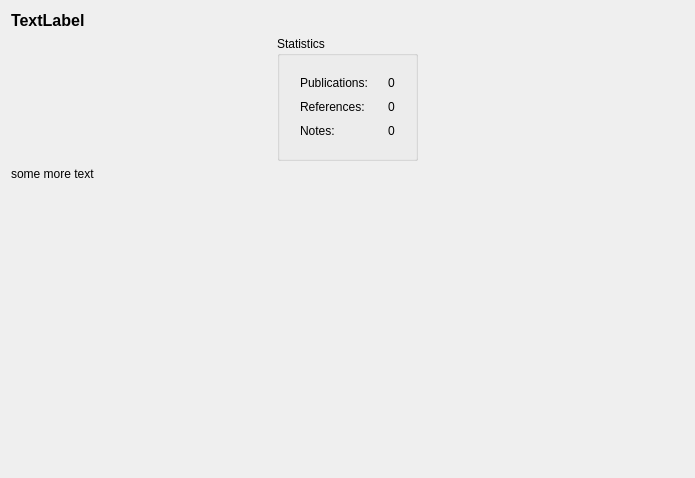
<?xml version="1.0" encoding="UTF-8"?>
<ui version="4.0">
 <class>WelcomeWidget</class>
 <widget class="QWidget" name="WelcomeWidget">
  <property name="geometry">
   <rect>
    <x>0</x>
    <y>0</y>
    <width>695</width>
    <height>478</height>
   </rect>
  </property>
  <property name="windowTitle">
   <string>Form</string>
  </property>
  <layout class="QVBoxLayout" name="verticalLayout">
   <item>
    <widget class="QLabel" name="labelTitle">
     <property name="font">
      <font>
       <pointsize>12</pointsize>
       <weight>75</weight>
       <bold>true</bold>
      </font>
     </property>
     <property name="text">
      <string>TextLabel</string>
     </property>
    </widget>
   </item>
   <item>
    <layout class="QHBoxLayout" name="horizontalLayout">
     <item>
      <spacer name="horizontalSpacer">
       <property name="orientation">
        <enum>Qt::Horizontal</enum>
       </property>
       <property name="sizeHint" stdset="0">
        <size>
         <width>40</width>
         <height>20</height>
        </size>
       </property>
      </spacer>
     </item>
     <item>
      <widget class="QGroupBox" name="groupBox">
       <property name="font">
        <font>
         <pointsize>9</pointsize>
        </font>
       </property>
       <property name="title">
        <string>Statistics</string>
       </property>
       <layout class="QFormLayout" name="formLayout">
        <property name="horizontalSpacing">
         <number>20</number>
        </property>
        <property name="verticalSpacing">
         <number>10</number>
        </property>
        <property name="margin">
         <number>20</number>
        </property>
        <item row="0" column="0">
         <widget class="QLabel" name="label_2">
          <property name="text">
           <string>Publications:</string>
          </property>
         </widget>
        </item>
        <item row="0" column="1">
         <widget class="QLabel" name="labelPublications">
          <property name="text">
           <string>0</string>
          </property>
         </widget>
        </item>
        <item row="1" column="0">
         <widget class="QLabel" name="label_3">
          <property name="text">
           <string>References:</string>
          </property>
         </widget>
        </item>
        <item row="1" column="1">
         <widget class="QLabel" name="labelReferences">
          <property name="text">
           <string>0</string>
          </property>
         </widget>
        </item>
        <item row="2" column="0">
         <widget class="QLabel" name="label_4">
          <property name="text">
           <string>Notes:</string>
          </property>
         </widget>
        </item>
        <item row="2" column="1">
         <widget class="QLabel" name="labelNotes">
          <property name="text">
           <string>0</string>
          </property>
         </widget>
        </item>
       </layout>
      </widget>
     </item>
     <item>
      <spacer name="horizontalSpacer_2">
       <property name="orientation">
        <enum>Qt::Horizontal</enum>
       </property>
       <property name="sizeHint" stdset="0">
        <size>
         <width>40</width>
         <height>20</height>
        </size>
       </property>
      </spacer>
     </item>
    </layout>
   </item>
   <item>
    <widget class="QLabel" name="labelText">
     <property name="text">
      <string notr="true">some more text</string>
     </property>
     <property name="wordWrap">
      <bool>true</bool>
     </property>
    </widget>
   </item>
   <item>
    <spacer name="verticalSpacer">
     <property name="orientation">
      <enum>Qt::Vertical</enum>
     </property>
     <property name="sizeHint" stdset="0">
      <size>
       <width>20</width>
       <height>271</height>
      </size>
     </property>
    </spacer>
   </item>
  </layout>
 </widget>
 <resources/>
 <connections/>
</ui>
